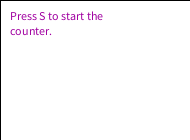
Frame 1 (no input)
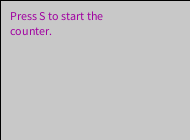
Frame 60 (the mouse pressed at the canvas centre just before this capture)
Frame 120 (the mouse held since frame 60 and released just before this capture): identical to frame 60, image omitted

The Processing sketch that drew these frames (run headless with seeded random() and noise(); from frame 60 on, the mouse is pressed at the canvas centre):

// Processing sketch: processing_48659
// ── processing_48659.pde

//Ajan yksiköt
int sadasosat = 0;
int sadasosaMax = 100;
int sekunnit = 0;
int sekunttiMax = 60;
int minuutit = 0;
int minuuttiMax = 60;
int tunnit = 0;
int tuntiMax = 24;
int paivat = 0;
int paivaMax = 7;
int viikot = 0;
int viikkoMax = 4;
int kuukausi = 0;
int kuukausiMax = 12;
int vuodet = 0;
int plus = 1;

//Laskurin käyttö
boolean aika = false;
boolean napit = true;

void setup ()  {
  size (190,140);
}
void draw () {
sadasosat = sadasosat + plus;
if (sadasosat == sadasosaMax) {
sekunnit = sekunnit + plus;
sadasosat = 0;
if (sekunnit == sekunttiMax) {
minuutit = minuutit + plus;
sekunnit = 0;
}
if (minuutit == minuuttiMax) {
tunnit = tunnit + plus;
minuutit = 0;
}
if (tunnit == tuntiMax) {
paivat = paivat + plus;
tunnit = 0;
}
if (paivat == paivaMax) {
viikot = viikot + plus;
paivat = 0;
}
if (viikot == viikkoMax) {
kuukausi = kuukausi + plus;
viikot = 0;
}
if (kuukausi == kuukausiMax) {
vuodet = vuodet + plus;
kuukausi = 0;
}
}
if (aika == true) {
rect (0,0,500,500);
fill (160,0,160);
text ("Hundredths of seconds: " + sadasosat,20,20);
text ("Seconds: " + sekunnit,20,35);
text ("Minutes: " + minuutit,20,50);
text ("Hours: " + tunnit,20,65);
text ("Days: " + paivat,20,80);
text ("Weeks: " + viikot,20,95);
text ("Months: " + kuukausi,20,110);
text ("Years: " + vuodet,20,125);
fill (200,200,200);
}
if (aika == false && napit == true) {
rect (0,0,500,500);
fill (160,0,160);
text("Press S to start the",10,20);
text("counter.",10,35);
}
fill (200,200,200);
}

void keyPressed () {
if (key == 's' || key == 'S') {
aika = true;
napit = false;
}
}
